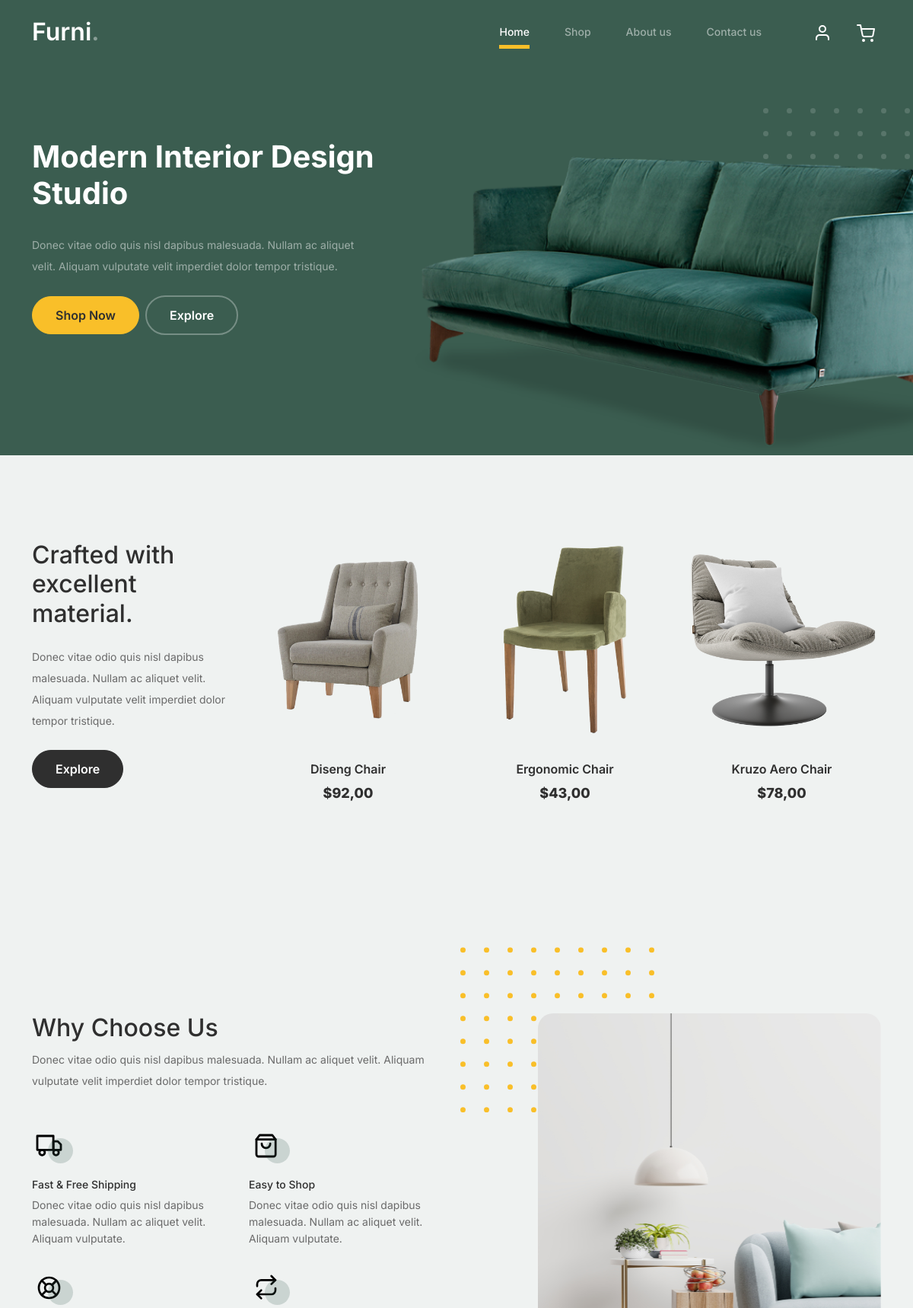
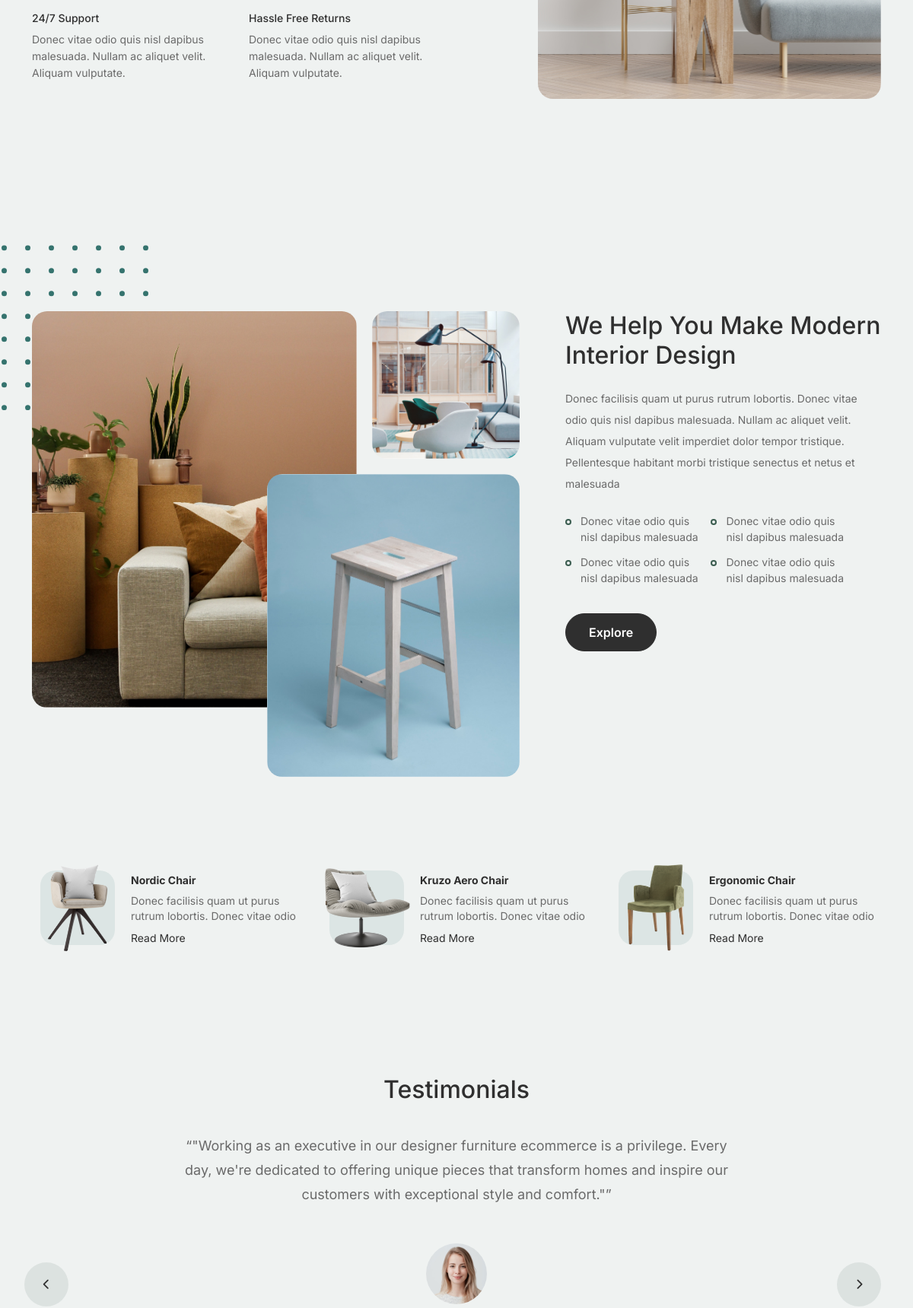
The page / (upper part) on the database its author committed (2 pictures, top to bottom).
### models/models.py (models this page shows, shortened)
class Product(models.Model):
    name = models.CharField(max_length=100)
    price = models.DecimalField(max_digits=5, decimal_places=2)
    stock = models.IntegerField()
    category = models.CharField(max_length=100, default="")
    image_url = models.CharField(max_length=2083, default="")
    class Meta:
        verbose_name_plural = "Products"
        verbose_name = "Product"
        ordering = ["name"]

class Testimonial(models.Model):
    first_name = models.CharField(max_length=100)
    last_name = models.CharField(max_length=100)
    position = models.CharField(max_length=100)
    testimonial = models.TextField(default="")
    image_url = models.CharField(max_length=2083, default="")
    class Meta:
        verbose_name_plural = "Testimonials"
        verbose_name = "Testimonial"

### models/views.py (the view)
# urls.py: path("", index, name="index"),
def index(request):
    products = Product.objects.all()[:3]
    testimonial = Testimonial.objects.all()
    context = {"products": products, "testimonials": testimonial}
    return render(request, "index.html", context)

### models/templates/index.html (shortened to what this page needs)
<!DOCTYPE html>
<html lang="es">
  <head>
    {% block static %} {% load static %} {% endblock static %}
    <link href="{% static 'css/bootstrap.min.css' %}" rel="stylesheet" />
    <link
      href="https://cdnjs.cloudflare.com/ajax/libs/font-awesome/6.0.0-beta3/css/all.min.css"
      rel="stylesheet"
    />
    <link href="{% static 'css/tiny-slider.css' %}" rel="stylesheet" />
    <link href="{% static 'css/style.css' %}" rel="stylesheet" />
  </head>
  <body>
    <nav class="custom-navbar navbar navbar navbar-expand-md navbar-dark bg-dark" arial-label="Furni navigation bar">
      <div class="container">
        <a class="navbar-brand" href="{% url 'home' %}">Furni<span>.</span></a>
        <div class="collapse navbar-collapse" id="navbarsFurni">
          <ul class="custom-navbar-nav navbar-nav ms-auto mb-2 mb-md-0">
            {% block nav %}
            <li class="nav-item active">
              <a class="nav-link" href="{% url 'home' %}">Home</a>
            </li>
            <li><a class="nav-link" href="{% url 'shop' %}">Shop</a></li>
            <li><a class="nav-link" href="{% url 'about' %}">About us</a></li>
            <li>
              <a class="nav-link" href="{% url 'contact' %}">Contact us</a>
            </li>
            {% endblock nav %}
          </ul>
          <ul class="custom-navbar-cta navbar-nav mb-2 mb-md-0 ms-5">
            {% if user.is_authenticated %}
            <li>
              <a class="nav-link" href="{% url 'logout' %}">
                <svg
                  xmlns="http://www.w3.org/2000/svg"
                  fill="none"
                  viewBox="0 0 24 24"
                  strokeWidth="2"
                  stroke="currentColor"
                  class="icon-logout"
                >
                  <path
                    strokeLinecap="round"
                    strokeLinejoin="round"
                    d="M13.5 6H5.25A2.25 2.25 0 0 0 3 8.25v10.5A2.25 2.25 0 0 0 5.25 21h10.5A2.25 2.25 0 0 0 18 18.75V10.5m-10.5 6L21 3m0 0h-5.25M21 3v5.25"
                  />
                </svg>
              </a>
            </li>
            {% else %}
            <li>
              <a class="nav-link" href="{% url 'login' %}">
                <img src="{% static 'images/user.svg' %}" />
              </a>
            </li>
            {% endif %}
            <li>
              <a class="nav-link" href="{% url 'cart' %}">
                <img src="{% static 'images/cart.svg' %}" />
              </a>
            </li>
          </ul>
        </div>
      </div>
    </nav>
    {% block hero %}
    <div class="hero">
      <div class="container">
        <div class="row justify-content-between">
          <div class="col-lg-5">
            <div class="intro-excerpt">
              <h1>
                Modern Interior <span clsas="d-block">Design Studio</span>
              </h1>
              <p class="mb-4">
                Donec vitae odio quis nisl dapibus malesuada. Nullam ac aliquet
                velit. Aliquam vulputate velit imperdiet dolor tempor tristique.
              </p>
              <p>
                <a href="" class="btn btn-secondary me-2">Shop Now</a
                ><a href="#" class="btn btn-white-outline">Explore</a>
              </p>
            </div>
          </div>
          <div class="col-lg-7">
            <div class="hero-img-wrap">
              <img src="{% static 'images/couch.png' %}" class="img-fluid" />
            </div>
          </div>
        </div>
      </div>
    </div>
    {% endblock hero %}
    {% block content %}
    <div class="product-section">
      <div class="container">
        <div class="row">
          <div class="col-md-12 col-lg-3 mb-5 mb-lg-0">
            <h2 class="mb-4 section-title">Crafted with excellent material.</h2>
            <p class="mb-4">
              Donec vitae odio quis nisl dapibus malesuada. Nullam ac aliquet
              velit. Aliquam vulputate velit imperdiet dolor tempor tristique.
            </p>
            <p><a href="shop.html" class="btn">Explore</a></p>
          </div>
          {% for product in products %}
          <div class="col-12 col-md-4 col-lg-3 mb-5 mb-md-0">
            <a class="product-item" href="cart.html">
              <img
                src="{% static 'images/'|add:product.image_url %}"
                class="img-fluid product-thumbnail"
              />
              <h3 class="product-title">{{product.name}}</h3>
              <strong class="product-price">${{product.price}}</strong>
            </a>
          </div>
          {% endfor %}
        </div>
      </div>
    </div>
    <div class="why-choose-section">
      <div class="container">
        <div class="row justify-content-between">
          <div class="col-lg-6">
            <h2 class="section-title">Why Choose Us</h2>
            <p>
              Donec vitae odio quis nisl dapibus malesuada. Nullam ac aliquet
              velit. Aliquam vulputate velit imperdiet dolor tempor tristique.
            </p>
            <div class="row my-5">
              <div class="col-6 col-md-6">
                <div class="feature">
                  <div class="icon">
                    <img
                      src="{% static 'images/truck.svg' %}"
                      alt="Image"
                      class="imf-fluid"
                    />
                  </div>
                  <h3>Fast &amp; Free Shipping</h3>
                  <p>
                    Donec vitae odio quis nisl dapibus malesuada. Nullam ac
                    aliquet velit. Aliquam vulputate.
                  </p>
                </div>
              </div>
              <div class="col-6 col-md-6">
                <div class="feature">
                  <div class="icon">
                    <img
                      src="{% static 'images/bag.svg' %}"
                      alt="Image"
                      class="imf-fluid"
                    />
                  </div>
                  <h3>Easy to Shop</h3>
                  <p>
                    Donec vitae odio quis nisl dapibus malesuada. Nullam ac
                    aliquet velit. Aliquam vulputate.
                  </p>
                </div>
              </div>
              <div class="col-6 col-md-6">
                <div class="feature">
                  <div class="icon">
                    <img
                      src="{% static 'images/support.svg' %}"
                      alt="Image"
                      class="imf-fluid"
                    />
                  </div>
                  <h3>24/7 Support</h3>
                  <p>
                    Donec vitae odio quis nisl dapibus malesuada. Nullam ac
                    aliquet velit. Aliquam vulputate.
                  </p>
                </div>
              </div>
              <div class="col-6 col-md-6">
                <div class="feature">
                  <div class="icon">
                    <img
                      src="{% static 'images/return.svg' %}"
                      alt="Image"
                      class="imf-fluid"
                    />
                  </div>
                  <h3>Hassle Free Returns</h3>
                  <p>
                    Donec vitae odio quis nisl dapibus malesuada. Nullam ac
                    aliquet velit. Aliquam vulputate.
                  </p>
                </div>
              </div>
            </div>
          </div>
          <div class="col-lg-5">
            <div class="img-wrap">
              <img
                src="{% static 'images/why-choose-us-img.jpg' %}"
                alt="Image"
                class="img-fluid"
              />
            </div>
          </div>
        </div>
      </div>
    </div>
    <div class="we-help-section">
      <div class="container">
        <div class="row justify-content-between">
          <div class="col-lg-7 mb-5 mb-lg-0">
            <div class="imgs-grid">
              <div class="grid grid-1">
                <img
                  src="{% static 'images/img-grid-1.jpg' %}"
                  alt="Untree.co"
                />
              </div>
              <div class="grid grid-2">
                <img
                  src="{% static 'images/img-grid-2.jpg' %}"
                  alt="Untree.co"
                />
              </div>
              <div class="grid grid-3">
                <img
                  src="{% static 'images/img-grid-3.jpg' %}"
                  alt="Untree.co"
                />
              </div>
            </div>
          </div>
          <div class="col-lg-5 ps-lg-5">
            <h2 class="section-title mb-4">
              We Help You Make Modern Interior Design
            </h2>
            <p>
              Donec facilisis quam ut purus rutrum lobortis. Donec vitae odio
              quis nisl dapibus malesuada. Nullam ac aliquet velit. Aliquam
              vulputate velit imperdiet dolor tempor tristique. Pellentesque
              habitant morbi tristique senectus et netus et malesuada
            </p>
            <ul class="list-unstyled custom-list my-4">
              <li>Donec vitae odio quis nisl dapibus malesuada</li>
              <li>Donec vitae odio quis nisl dapibus malesuada</li>
              <li>Donec vitae odio quis nisl dapibus malesuada</li>
              <li>Donec vitae odio quis nisl dapibus malesuada</li>
            </ul>
            <p><a herf="#" class="btn">Explore</a></p>
          </div>
        </div>
      </div>
    </div>
    <div class="popular-product">
      <div class="container">
        <div class="row">
          <div class="col-12 col-md-6 col-lg-4 mb-4 mb-lg-0">
            <div class="product-item-sm d-flex">
              <div class="thumbnail">
                <img
                  src="{% static 'images/product-1.png' %}"
                  alt="Image"
                  class="img-fluid"
                />
              </div>
              <div class="pt-3">
                <h3>Nordic Chair</h3>
                <p>
                  Donec facilisis quam ut purus rutrum lobortis. Donec vitae
                  odio
                </p>
                <p><a href="#">Read More</a></p>
              </div>
            </div>
          </div>
          <div class="col-12 col-md-6 col-lg-4 mb-4 mb-lg-0">
            <div class="product-item-sm d-flex">
              <div class="thumbnail">
                <img
                  src="{% static 'images/product-2.png' %}"
                  alt="Image"
                  class="img-fluid"
                />
              </div>
              <div class="pt-3">
                <h3>Kruzo Aero Chair</h3>
                <p>
                  Donec facilisis quam ut purus rutrum lobortis. Donec vitae
                  odio
                </p>
                <p><a href="#">Read More</a></p>
              </div>
            </div>
          </div>
          <div class="col-12 col-md-6 col-lg-4 mb-4 mb-lg-0">
            <div class="product-item-sm d-flex">
              <div class="thumbnail">
                <img
                  src="{% static 'images/product-3.png' %}"
                  alt="Image"
                  class="img-fluid"
                />
              </div>
              <div class="pt-3">
                <h3>Ergonomic Chair</h3>
                <p>
                  Donec facilisis quam ut purus rutrum lobortis. Donec vitae
                  odio
                </p>
                <p><a href="#">Read More</a></p>
              </div>
            </div>
          </div>
        </div>
      </div>
    </div>
    <div class="testimonial-section">
      <div class="container">
        <div class="row">
          <div class="col-lg-7 mx-auto text-center">
            <h2 class="section-title">Testimonials</h2>
          </div>
        </div>
        <div class="row justify-content-center">
          <div class="col-lg-12">
            <div class="testimonial-slider-wrap text-center">
              <div id="testimonial-nav">
                <span class="prev" data-controls="prev"
                  ><span class="fa fa-chevron-left"></span
                ></span>
                <span class="next" data-controls="next"
                  ><span class="fa fa-chevron-right"></span
                ></span>
              </div>
              <div class="testimonial-slider">
                {% for testimonial in testimonials %}
                <div class="item">
                  <div class="row justify-content-center">
                    <div class="col-lg-8 mx-auto">
                      <div class="testimonial-block text-center">
                        <blockquote class="mb-5">
                          <p>&ldquo;{{testimonial.testimonial}}&rdquo;</p>
                        </blockquote>
                        <div class="author-info">
                          <div class="author-pic">
                            <img
                              src="{% static 'images/'|add:testimonial.image_url %}"
                              alt="Maria Jones"
                              class="img-fluid"
                            />
                          </div>
                        </div>
                      </div>
                    </div>
                  </div>
                </div>
                {% endfor %}
              </div>
            </div>
          </div>
        </div>
      </div>
    </div>
    {% endblock content%}
  </body>
</html>

### models/static/css/tiny-slider.css (style rules this page uses)
.tns-slider { -webkit-transition: all 0s; -moz-transition: all 0s; transition: all 0s; }
.tns-slider > .tns-item { -webkit-box-sizing: border-box; -moz-box-sizing: border-box; box-sizing: border-box; }
.tns-horizontal.tns-subpixel { white-space: nowrap; }
.tns-horizontal.tns-subpixel > .tns-item { display: inline-block; vertical-align: top; white-space: normal; }

### rows shown on the page
Product: image_url (picture), name "Diseng Chair", price "92,00"
Product: image_url (picture), name "Ergonomic Chair", price "43,00"
Product: image_url (picture), name "Kruzo Aero Chair", price "78,00"
Testimonial: testimonial "\"Working as an executive in our designer furniture ecommerce is a privilege. Every day, we're dedicated to offering unique pieces that transform homes and inspire our customers with exceptional style and comfort.\"", image_url (picture)
